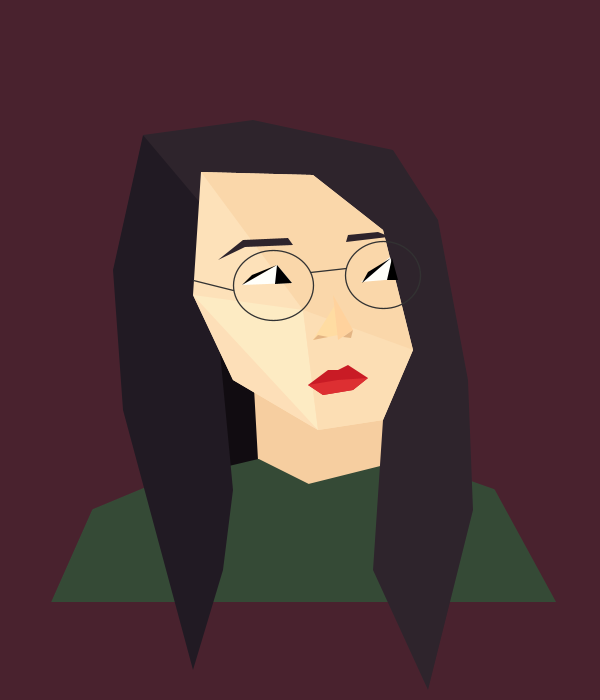
Frame 1 (no input)
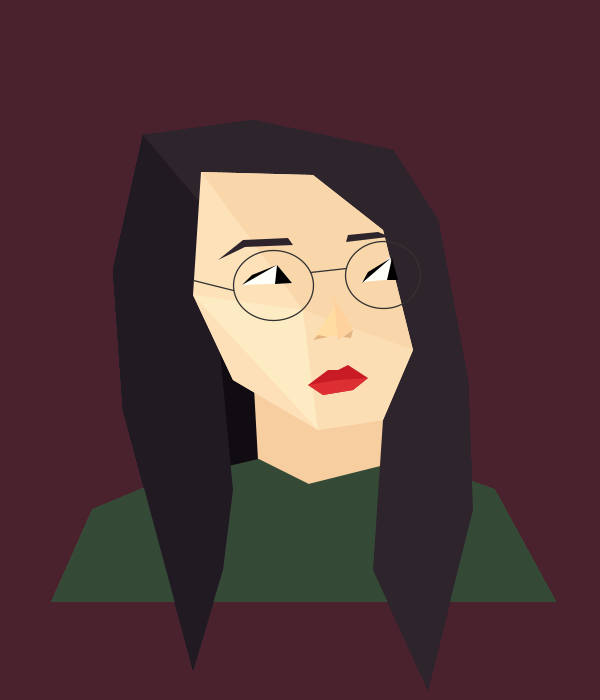
Frame 60 (the mouse pressed at the canvas centre just before this capture)
Frame 120 (the mouse held since frame 60 and released just before this capture): identical to frame 60, image omitted

The Processing sketch that drew these frames (run headless with seeded random() and noise(); from frame 60 on, the mouse is pressed at the canvas centre):

// Processing sketch: selfportrait
// ── selfportrait.pde
PShape face, shades, shade1, shade2, shade3, shade4, //PShape = datatype for storing shapes
       hair, hairL, hairR, hairBG,
       eyes, eyeL, eyeR, pupilL, pupilR, lidL, lidR,
       nose, nR, nL, nosL, nosR,
       mouth, lip, lip2,
       eyebrowL, eyebrowR,
       glasses, glassesL, glassesR, bridge, handle,
       body, shirt;
Integer yAdjust, xAdjust; //final readjustment values

void setup() {
  size(600, 700);
  background  (73,34,46);
  yAdjust = 70;
  xAdjust = -7; //values help center the entire portrait
  
  hair = createShape(GROUP);
  hairL = createShape(); //left side of hair
  hairL.beginShape();
  hairL.noStroke();
  hairL.fill(33,26,35);
  hairL.vertex(150, 65);
  hairL.vertex(120, 200);
  hairL.vertex(130, 340);
  hairL.vertex(200, 600);
  hairL.vertex(230, 500);
  hairL.vertex(240, 420);
  hairL.vertex(210, 102);
  hairL.endShape(CLOSE);
  
  hairR = createShape(); //right side
  hairR.beginShape();
  hairR.noStroke();
  hairR.fill(46,36,44);
  hairR.vertex(150, 65);
  hairR.vertex(390, 350);
  hairR.vertex(380, 500);
  hairR.vertex(435, 620);
  hairR.vertex(480, 440);
  hairR.vertex(475, 310);
  hairR.vertex(445, 150);
  hairR.vertex(400, 80);
  hairR.vertex(260, 50);
  hairR.endShape(CLOSE);
 
  hair.addChild(hairL);
  hair.addChild(hairR);
  
  fill(17,12,17);
  hairBG = createShape(RECT, 180, 250, 200, 200); //"back" of hair
  
  noStroke();
  face = createShape();
  face.beginShape();
  face.fill(253,225,185); //will only be visible on top left "triangle" on face
  face.vertex(208, 102); //top left corner
  face.vertex(200, 225);
  face.vertex(240, 310);
  face.vertex(325, 360); //chin point 1
  face.vertex(390, 350); //chin point 2
  face.vertex(420, 280);
  face.vertex(390, 160);
  face.vertex(320, 105);
  face.vertex(208, 102);
  face.endShape(CLOSE);
  
  shade1 = createShape(); //contour
  shade1.beginShape();
  shade1.fill(253,223,184);
  shade1.vertex(200, 225);
  shade1.vertex(240, 310);
  shade1.vertex(325, 360);
  shade1.vertex(200, 225);
  shade1.endShape();
  
  shade2 = createShape(); //light
  shade2.beginShape();
  shade2.fill(253,235,195);
  shade2.vertex(200, 225);
  shade2.vertex(325, 360);
  shade2.vertex(310, 240);
  shade2.endShape();
  
  shade3 = createShape(); //shadow
  shade3.beginShape();
  shade3.fill(252,222,180);
  shade3.vertex(310, 240);
  shade3.vertex(325, 360);
  shade3.vertex(390, 350);
  shade3.vertex(420, 280);
  shade3.vertex(310, 240);
  shade3.endShape();
  
  shade4 = createShape(); //darker shadow
  shade4.beginShape();
  shade4.fill(250,215,170);
  shade4.vertex(310, 240);
  shade4.vertex(420, 280);
  shade4.vertex(390, 160);
  shade4.vertex(320, 105);
  shade4.vertex(208, 102);
  shade4.endShape();
  
  shades = createShape(GROUP);
  shades.addChild(shade1);
  shades.addChild(shade2);
  shades.addChild(shade3);
  shades.addChild(shade4);
  
  fill(255,255,250);
  eyes = createShape(GROUP);
  eyeL = createShape(TRIANGLE, 300, 218, 285, 200, 250, 220); //order = right, mid, left
  eyeR = createShape(TRIANGLE, 406, 215, 399, 193, 370, 218); //order = right, mid, left
  eyeR.translate(-1, -1);
  fill(0, 0, 0);
  pupilL = createShape(TRIANGLE, 285, 200, 283, 219, 300, 218); //order = top, left, right
  pupilR = createShape(TRIANGLE, 400, 193, 395, 215, 406, 215); //order = top, left, right
  lidL = createShape(TRIANGLE, 285, 200, 260, 210, 250, 220);
  lidR = createShape(TRIANGLE, 399, 193, 376, 207, 370, 218);
  
  eyes.addChild(eyeL);
  eyes.addChild(eyeR);
  eyes.addChild(pupilL);
  eyes.addChild(pupilR);
  eyes.addChild(lidL);
  eyes.addChild(lidR);
  
  stroke(50);
  strokeWeight(1.3);
  glasses = createShape(GROUP);
  noFill();
  glassesL = createShape(ELLIPSE, 280, 215, 80, 70);
  glassesR = createShape(ELLIPSE, 390, 205, 75, 67);
  bridge = createShape(LINE, 353, 198, 317, 202);
  handle = createShape(LINE, 200, 210, 240, 220); 
  glasses.addChild(glassesL);
  glasses.addChild(glassesR);
  glasses.addChild(bridge);
  glasses.addChild(handle);
  
  noStroke();
  nose = createShape(GROUP);
  fill(255,210,157);
  nR = createShape(TRIANGLE, 340, 225, 345, 270, 360, 260); //order = top, mid, right
  fill(255,220,162);
  nL = createShape(TRIANGLE, 342, 235, 345, 265, 320, 270); //order = top, mid, left
  fill(227,180,131);
  nosL = createShape(TRIANGLE, 320, 270, 335, 267, 325, 265); // mid, right, left
  nosR = createShape(TRIANGLE, 360, 260, 358, 268, 350, 267); // right, mid, left
  nose.addChild(nL);
  nose.addChild(nR);
  nose.addChild(nosL);
  nose.addChild(nosR);
  
  fill(201,27,37);
  mouth = createShape(GROUP);
  lip = createShape();
  lip.beginShape();
  lip.vertex(335, 325);
  lip.vertex(315, 340);
  lip.vertex(330, 350);
  lip.vertex(360, 345);
  lip.vertex(375, 333);
  lip.vertex(355, 320);
  lip.vertex(345, 325);
  lip.vertex(335, 325);
  lip.endShape();

  fill(221,47,50);
  lip2 = createShape();
  lip2.beginShape();
  lip2.vertex(315, 340);
  lip2.vertex(345, 335);
  lip2.vertex(375, 333);
  lip2.vertex(360, 345);
  lip2.vertex(330, 350);
  lip2.vertex(315, 340);
  lip2.endShape();
  
  mouth.addChild(lip);
  mouth.addChild(lip2);
  
  fill(46,36,44);
  eyebrowL = createShape();
  eyebrowL.beginShape();
  eyebrowL.vertex(295, 193);
  eyebrowL.vertex(250, 195); //top arch
  eyebrowL.vertex(225, 215); //corner
  eyebrowL.vertex(252, 202);
  eyebrowL.vertex(300, 200);
  eyebrowL.vertex(295, 193);
  eyebrowL.endShape();
  
  eyebrowR = createShape();
  eyebrowR.beginShape();
  eyebrowR.vertex(355, 188);
  eyebrowR.vertex(353, 195);
  eyebrowR.vertex(395, 190);
  eyebrowR.vertex(410, 195);
  eyebrowR.vertex(385, 185);
  eyebrowR.vertex(355, 188);
  eyebrowR.endShape();
 
  fill(246,206,160);
  body = createShape();
  body.beginShape();
  body.vertex(260, 310);
  body.vertex(265, 400);
  body.vertex(160, 425);
  body.vertex(100, 450);
  body.vertex(60, 540);
  body.vertex(560, 540);
  body.vertex(500, 430);
  body.vertex(415, 415);
  body.vertex(380, 320);
  body.endShape();
 
  fill(53,74,54);
  stroke(53,74,54);
  strokeWeight(3);
  shirt = createShape();
  shirt.beginShape();
  shirt.vertex(265, 400);
  shirt.vertex(160, 425);
  shirt.vertex(100, 450);
  shirt.vertex(60, 540);
  shirt.vertex(560, 540);
  shirt.vertex(500, 430);
  shirt.vertex(415, 400);
  shirt.vertex(315, 425);
  shirt.vertex(265, 400);
  shirt.endShape();
 
}

void draw() {
  shape(hairBG, xAdjust, yAdjust);
  shape(body, xAdjust, -10 + yAdjust); //+ additional readjustments
  shape(shirt, xAdjust, -10 + yAdjust);
  shape(hair, xAdjust, yAdjust);
  shape(face, xAdjust, yAdjust);
  shape(shades, xAdjust, yAdjust);
  shape(eyes, -1 + xAdjust, -5 + yAdjust);
  shape(nose, xAdjust, yAdjust);
  shape(mouth, xAdjust, -25 + yAdjust);
  shape(eyebrowL, xAdjust, -25 + yAdjust);
  shape(eyebrowR, xAdjust, -23 + yAdjust);
  shape(glasses, xAdjust, yAdjust);
}
